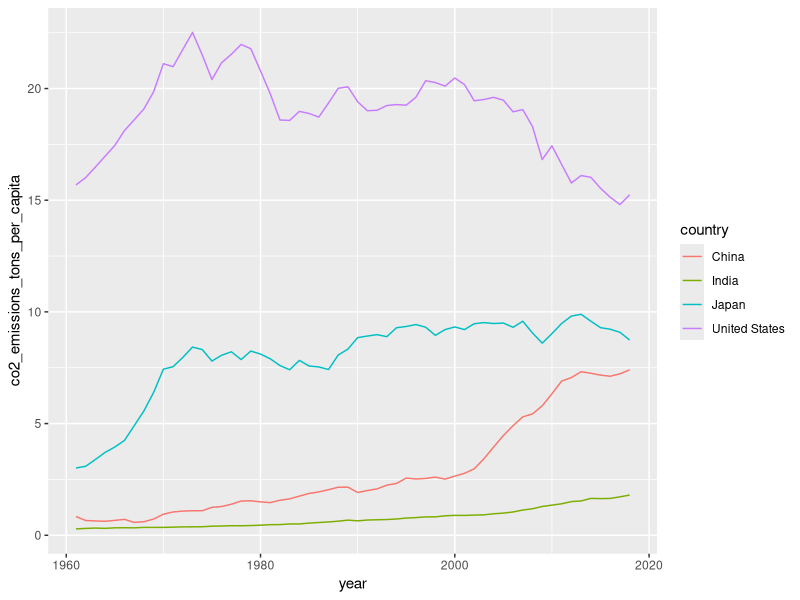

Recreate this plot in R.
library(tidyverse)

world_bank_countries <- read_csv("data/world_bank_countries.csv")


world_bank_countries %>% 
  filter(country %in% c("United States", 
                        "Japan", "China", 
                        "India")) %>% 
  ggplot(aes(year, co2_emissions_tons_per_capita,
             color = country)) +
  geom_line()
